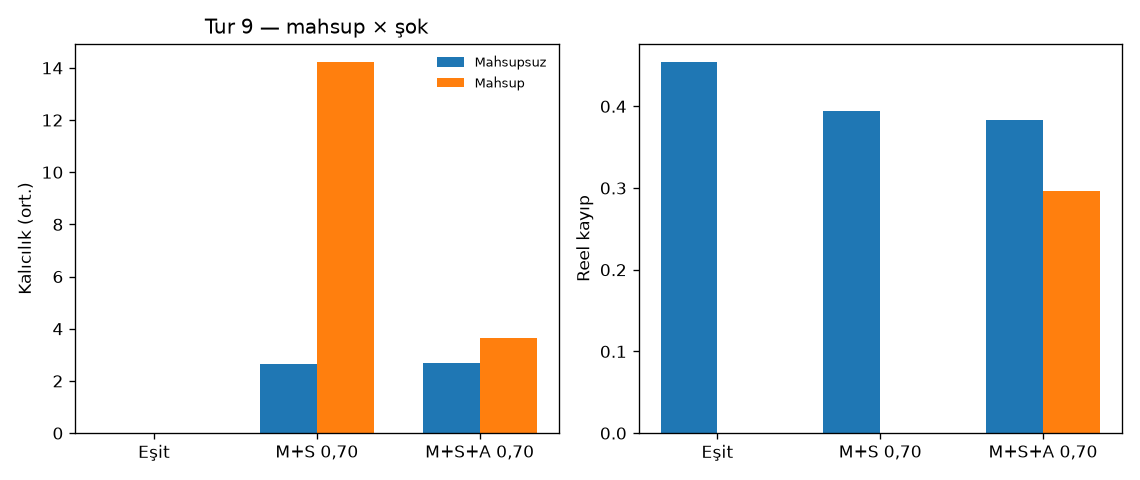

Python code for this plot:
"""Tur 9: mahsup sonrasi Tur 8 soku. Kurallar kosudan once.

150 firma, TCMB 2026-Q1 toplamlari sabit. Kenar kurali ayni.
Monte Carlo 50, tohum TOHUM+13000+s. FX cevrilemez (hat x 0.30), valf pi Ocak 2026 aylik.

Hucreler: esit, mev+srv 0.70, mev+srv+alac 0.70. Kol: mahsupsuz (Tur 8) / optimal mahsup.

Destek: mahsupsuz - mahsup kalicilik medyan >= 2 ve Wilcoxon tek yanli p<0.05.
Mahsup reel kaybi ve kucuk fazlayi kapatmaz: reel fark ve fazla medyan < 0.05 ise iddia elenmez.

Kontrol soksuz: kalicilik 0, reel 0.
"""

from __future__ import annotations

import json
import os
from pathlib import Path

import matplotlib

matplotlib.use("Agg")
import matplotlib.pyplot as plt
import numpy as np
import pandas as pd
from scipy.stats import wilcoxon

import odeme_zinciri as oz
from odeme_dagilim import ISARET, N_FIRMA, agirlik, kos, stok_yukle
from odeme_gercek import ESIK_VALF, tufe_yoy
from odeme_kons7 import ag_kur_v2
from odeme_kons8 import K70, metrikler, wilcoxon_paired
from odeme_mahsup import mahsup_paket, statik_teshis

KOK = Path(__file__).resolve().parent
N_MC = 8 if os.environ.get("ODEME_SMOKE") else 50
SEED0 = oz.TOHUM + 13000


def agirlikler(s: int, hucre: str):
    if hucre == "esit":
        u = np.full(N_FIRMA, 1.0 / N_FIRMA)
        return u.copy(), u.copy(), u.copy()
    mev_w = agirlik(N_FIRMA, K70, SEED0 + s)
    srv_w = agirlik(N_FIRMA, K70, SEED0 + 50000 + s)
    if hucre == "ms70":
        alac_w = np.full(N_FIRMA, 1.0 / N_FIRMA)
    else:
        alac_w = agirlik(N_FIRMA, K70, SEED0 + 60000 + s)
    return mev_w, srv_w, alac_w


def pi_aylik() -> float:
    t = tufe_yoy()
    return float((1.0 + t["yoy"]) ** (1.0 / 12.0) - 1.0)


def hucre_kos(stok, hucre: str, mahsup: bool, pi: float) -> pd.DataFrame:
    rows = []
    for s in range(N_MC):
        mev_w, srv_w, alac_w = agirlikler(s, hucre)
        pak = ag_kur_v2(stok, mev_w, srv_w, alac_w)
        ag0 = None
        if mahsup:
            pak_m, oz, ag0, ag1 = mahsup_paket(pak, "optimal")
            stat = statik_teshis(ag1)
            brut_once, brut_sonra = oz["brut_once"], oz["brut_sonra"]
            pak_run = pak_m
        else:
            from odeme_mahsup import paket_to_ag

            ag0 = paket_to_ag(pak)
            brut_once = brut_sonra = ag0.brut_borc()
            stat = statik_teshis(ag0)
            pak_run = pak
        h, _, yavas = kos(pak_run, pi, True)
        v0 = float(pak["net"]["w0"].sum())
        rows.append(
            {
                "hucre": hucre,
                "kol": "mahsup" if mahsup else "yok",
                "s": s,
                "brut_once": brut_once,
                "brut_sonra": brut_sonra,
                "silinen_oran": (brut_once - brut_sonra) / brut_once if brut_once else 0.0,
                **stat,
                **metrikler(h, yavas, pak_run, v0),
            }
        )
    return pd.DataFrame(rows)


def kontrol(stok, pi: float) -> dict:
    u = np.full(N_FIRMA, 1.0 / N_FIRMA)
    pak = ag_kur_v2(stok, u, u.copy(), u.copy())
    h0, _, y0 = kos(pak, 0.0, False)
    v0 = float(pak["net"]["w0"].sum())
    return {"soksuz": metrikler(h0, y0, pak, v0)}


def ozet_df(df: pd.DataFrame) -> dict:
    faz = df["fazla"].dropna()
    return {
        "brut_once": float(df["brut_once"].mean()),
        "brut_sonra": float(df["brut_sonra"].mean()),
        "silinen_oran": float(df["silinen_oran"].mean()),
        "kal": float(df["kal"].mean()),
        "reel": float(df["reel"].mean()),
        "yk_med": float(df["yk_med"].mean()),
        "fazla_med": float(faz.median()) if faz.size else float("nan"),
        "p_fazla_05": float((faz >= 0.05).mean()) if faz.size else float("nan"),
        "temerrut": float(df["temerrut"].mean()),
        "kilitli": float(df["kilitli"].mean()),
        "batik": float(df["batik"].mean()),
    }


def grafik(tablo: pd.DataFrame, dosya: Path) -> None:
    hucreler = ["esit", "ms70", "msa70"]
    ad = ["Eşit", "M+S 0,70", "M+S+A 0,70"]
    x = np.arange(3)
    w = 0.35
    fig, ax = plt.subplots(1, 2, figsize=(9.5, 4))
    for i, kol in enumerate(("yok", "mahsup")):
        sub = tablo[tablo.kol == kol].set_index("hucre")
        kal = [sub.loc[h, "kal"] if h in sub.index else 0 for h in hucreler]
        reel = [sub.loc[h, "reel"] if h in sub.index else 0 for h in hucreler]
        off = (i - 0.5) * w
        ax[0].bar(x + off, kal, width=w, label="Mahsupsuz" if kol == "yok" else "Mahsup")
        ax[1].bar(x + off, reel, width=w, label="Mahsupsuz" if kol == "yok" else "Mahsup")
    ax[0].set_xticks(x, ad)
    ax[0].set_ylabel("Kalıcılık (ort.)")
    ax[0].set_title("Tur 9 — mahsup × şok")
    ax[1].set_xticks(x, ad)
    ax[1].set_ylabel("Reel kayıp")
    ax[0].legend(frameon=False, fontsize=8)
    fig.tight_layout()
    fig.savefig(dosya, dpi=120)
    plt.close(fig)


def rapor(sonuc: dict, tablo: pd.DataFrame) -> str:
    k = sonuc["karar"]
    pi = sonuc["pi_aylik"]
    s = [
        "# Ödeme zinciri, tur 9: mahsup + FX şoku",
        "",
        sonuc["uyari"],
        "",
        "## Hüküm",
        "",
        sonuc["ozet"],
        "",
        "## Varsayımlar",
        "",
        f"150 firma. TCMB 2026-Q1 toplamları sabit. Monte Carlo {N_MC}, tohum {SEED0}+s. "
        f"FX çevrilemez (fx_sok, hat ×0,30). Valf eşiği {ESIK_VALF}, π aylık {pi:.4f} (Ocak 2026 TÜFE). "
        "Mahsup: optimal_mahsup (net pozisyon korunur). Şok mahsup sonrası aynı dinamik kural.",
        "",
        f"Kontrol şoksuz: kalıcılık {k['soksuz_kal']:.2f}, reel {k['soksuz_reel']:.3f}.",
        "",
        f"Mahsup kalıcılığı kısaltır (destek): {k['mahsup_kal_destek']}. "
        f"Mahsup reel/zayıf halkayı kapatmaz (elenmedi): {k['mahsup_reel_elenmedi']}.",
        "",
        "## Hücre × kol (ortalama)",
        "",
        "| Hücre | Kol | Brüt önce | Brüt sonra | Silinen % | Kalıcılık | Reel | Küçük yavaş | Fazla medyan | P(fazla≥0,05) | Temerrüt | Kilitli | Batık |",
        "| --- | --- | ---: | ---: | ---: | ---: | ---: | ---: | ---: | ---: | ---: | ---: | ---: |",
    ]
    for _, r in tablo.iterrows():
        s.append(
            f"| {r.hucre} | {r.kol} | {r.brut_once:.2f} | {r.brut_sonra:.2f} | {100 * r.silinen_oran:.1f} | "
            f"{r.kal:.2f} | {r.reel:.3f} | {r.yk_med:.3f} | {r.fazla_med:.3f} | {r.p_fazla_05:.2f} | "
            f"{r.temerrut:.1f} | {r.kilitli:.1f} | {r.batik:.1f} |"
        )
    s.extend(["", "## Mahsup − mahsupsuz (Wilcoxon eşli)", ""])
    for hucre in ("esit", "ms70", "msa70"):
        p = k["fark"].get(hucre, {})
        s.append(
            f"- **{hucre}**: Δkal medyan {p.get('kal_med', float('nan')):.2f}, p = {p.get('kal_p', float('nan')):.4g}; "
            f"Δreel {p.get('reel_med', float('nan')):.3f}, p = {p.get('reel_p', float('nan')):.4g}; "
            f"Δfazla {p.get('fazla_med', float('nan')):.3f}."
        )
    s.extend(["", "Tekrar: `python3 odeme_zinciri.py`.", "", "Dosyalar: `odeme_kons9_hucre.csv`, `odeme_kons9.png`, `odeme_kons9_sonuc.json`.", ""])
    return "\n".join(s)


def hukum(k: dict) -> str:
    parca = [f"Kontrol şoksuz kalıcılık {k['soksuz_kal']:.2f}, reel {k['soksuz_reel']:.3f}."]
    if k["mahsup_kal_destek"]:
        parca.append(
            "En az bir hücrede mahsup, mahsupsuz koluna göre kalıcılığı anlamlı kısaltıyor "
            f"(ör. msa70 Δkal medyan {k['fark']['msa70']['kal_med']:.2f}, p = {k['fark']['msa70']['kal_p']:.3g}). "
            "'Mahsup sistemik bloke'yi kısaltır' desteklenir."
        )
    else:
        parca.append("Mahsup sonrası kalıcılık farkı pratik eşik veya p eşiğini geçmedi; 'bloke kısalır' iddiası bu turda desteklenmedi.")
    if k["mahsup_reel_elenmedi"]:
        parca.append(
            "Mahsup sonrası reel kayıp ve küçük fazla farkları 5 puanın altında; "
            "'mahsup FX kaybını ve zayıf halkayı kapatır' iddiası elenmedi (kapatmıyor)."
        )
    else:
        parca.append("Mahsup reel kayıp veya küçük fazlada anlamlı iyileşme gösterdi; 'kapatmaz' iddiası zayıfladı.")
    return " ".join(parca)


def main_kons9() -> None:
    stok = stok_yukle()
    pi = pi_aylik()
    print("kons9", N_MC, "seed", SEED0, "pi", f"{pi:.4f}", flush=True)
    dfs = {}
    satir = []
    for hucre in ("esit", "ms70", "msa70"):
        for mahsup in (False, True):
            df = hucre_kos(stok, hucre, mahsup, pi)
            dfs[(hucre, mahsup)] = df
            o = ozet_df(df)
            satir.append({"hucre": hucre, "kol": "mahsup" if mahsup else "yok", **o})
            print(
                f"{hucre} {'mahsup' if mahsup else 'yok':6s} kal={o['kal']:.2f} reel={o['reel']:.3f} "
                f"brut {o['brut_once']:.2f}->{o['brut_sonra']:.2f}",
                flush=True,
            )

    tablo = pd.DataFrame(satir)
    tablo.to_csv(KOK / "odeme_kons9_hucre.csv", index=False)
    grafik(tablo, KOK / "odeme_kons9.png")

    kon = kontrol(stok, pi)
    fark = {}
    kal_destek = False
    reel_elenmedi = True
    for hucre in ("esit", "ms70", "msa70"):
        y = dfs[(hucre, False)]
        m = dfs[(hucre, True)]
        p_k, d_k = wilcoxon_paired(y["kal"], m["kal"], "greater")
        p_r, d_r = wilcoxon_paired(y["reel"], m["reel"], "greater")
        p_f, d_f = wilcoxon_paired(y["fazla"], m["fazla"], "greater")
        fark[hucre] = {"kal_med": d_k, "kal_p": p_k, "reel_med": d_r, "reel_p": p_r, "fazla_med": d_f}
        if d_k >= 2.0 and p_k < 0.05:
            kal_destek = True
        faz_m = float(m["fazla"].median())
        reel_d = float(m["reel"].mean() - y["reel"].mean())
        if abs(reel_d) >= 0.05 or (np.isfinite(faz_m) and faz_m >= 0.05):
            reel_elenmedi = False

    karar = {
        "soksuz_kal": kon["soksuz"]["kal"],
        "soksuz_reel": kon["soksuz"]["reel"],
        "mahsup_kal_destek": kal_destek,
        "mahsup_reel_elenmedi": reel_elenmedi,
        "fark": fark,
    }
    ozet_metin = hukum(karar)
    def _json_default(o):
        if isinstance(o, float) and (np.isnan(o) or np.isinf(o)):
            return None
        raise TypeError(type(o))

    sonuc = {
        "uyari": "Stoklar ölçülmüş (TCMB 2026-Q1). Kenar varsayım. Girdi-çıktı ve limit serisi yok.",
        "ozet": ozet_metin,
        "karar": karar,
        "kontrol": json.loads(json.dumps(kon, default=_json_default)),
        "pi_aylik": pi,
        "n_mc": N_MC,
        "seed0": SEED0,
    }

    (KOK / "odeme_kons9_sonuc.json").write_text(
        json.dumps(sonuc, ensure_ascii=False, indent=2, default=_json_default) + "\n",
        encoding="utf-8",
    )
    eski = (KOK / "ODEME_ZINCIRI.md").read_text(encoding="utf-8")
    if eski.startswith("# Ödeme zinciri, tur 9") and ISARET in eski:
        eski = eski.split(ISARET, 1)[1]
    (KOK / "ODEME_ZINCIRI.md").write_text(rapor(sonuc, tablo) + ISARET + eski, encoding="utf-8")
    print(ozet_metin)


if __name__ == "__main__":
    main_kons9()
